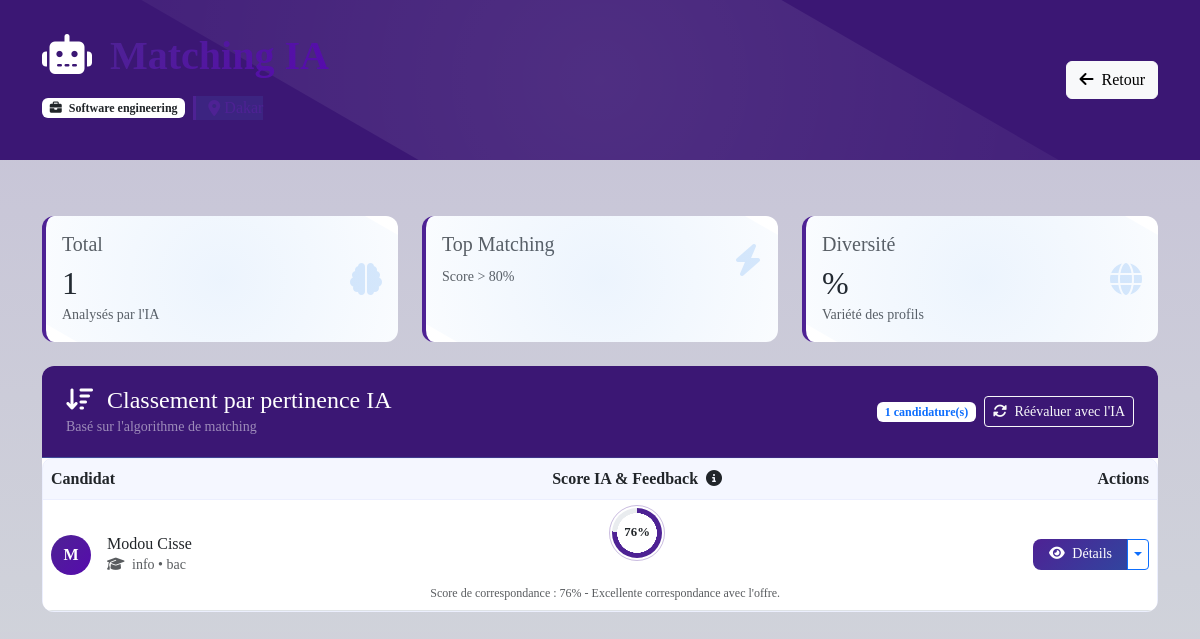
The page /offre/21/candidatures/ (signed in) on the database its author committed.
### stages/models.py (models this page shows, shortened)
class OffreDeStage(models.Model):
    TYPE_STAGE_CHOICES = [
        ('obligatoire', 'Stage obligatoire'),
        ('facultatif', 'Stage facultatif'),
        ('alternance', 'Contrat d\'alternance'),
    ]
    titre = models.CharField(max_length=100)
    description = models.TextField()
    domaine = models.CharField(max_length=100)
    competences_requises = models.TextField(blank=True)
    entreprise = models.ForeignKey(Entreprise, on_delete=models.CASCADE)
    date_publication = models.DateTimeField(auto_now_add=True)
    duree = models.PositiveIntegerField(help_text="Durée en mois", null=True, blank=True)
    date_debut = models.DateField(help_text="Date prévue de début", null=True, blank=True)
    type_stage = models.CharField(max_length=20, choices=TYPE_STAGE_CHOICES, default='obligatoire')
    gratification = models.DecimalField(max_digits=10, decimal_places=2, null=True, blank=True)
    nombre_places = models.PositiveIntegerField(default=1)
    est_valide = models.BooleanField(default=False)

class Candidature(models.Model):
    etudiant = models.ForeignKey('Etudiant', on_delete=models.CASCADE)
    offre = models.ForeignKey('OffreDeStage', on_delete=models.CASCADE)
    date_postulation = models.DateTimeField(auto_now_add=True)
    statut = models.CharField(
        max_length=20,
        choices=(
            ('en_attente', 'En attente'),
            ('acceptee', 'Acceptée'),
            ('refusee', 'Refusée'),
            ('en_entretien', 'En entretien')
        ),
        default='en_attente'
    )
    message = models.TextField(blank=True, null=True)
    cv = models.FileField(upload_to='candidatures_cvs/', blank=True, null=True)
    score_ia = models.FloatField(null=True, blank=True, help_text="Score de correspondance calculé par l'IA")
    feedback_ia = models.TextField(blank=True, null=True, help_text="Feedback généré par l'IA")
    class Meta:
        unique_together = ('etudiant', 'offre')
        ordering = ['-score_ia', '-date_postulation']

class Etudiant(models.Model):
    NIVEAU_ETUDE_CHOICES = [
        ('bac', 'Baccalauréat'),
        ('bac+2', 'Bac+2 (BTS, DUT)'),
        ('bac+3', 'Licence'),
        ('bac+5', 'Master'),
        ('bac+8', 'Doctorat'),
    ]
    DOMAINE_ETUDE_CHOICES = [
        ('info', 'Informatique'),
        ('gestion', 'Gestion'),
        ('droit', 'Droit'),
        ('sante', 'Santé'),
        ('ingenieur', 'Ingénierie'),
        ('autre', 'Autre'),
    ]
    user = models.OneToOneField(User, on_delete=models.CASCADE)
    nom_complet = models.CharField(max_length=100)
    email = models.EmailField(unique=True, default='temp@example.com')
    telephone = models.CharField(max_length=20, blank=True, null=True)
    universite = models.CharField(max_length=100)
    niveau_etude = models.CharField(max_length=20, choices=NIVEAU_ETUDE_CHOICES)
    domaine_etude = models.CharField(max_length=20, choices=DOMAINE_ETUDE_CHOICES)
    competences = models.TextField(blank=True, null=True)
    adresse = models.TextField(blank=True, null=True)
    realisations = models.TextField(blank=True, null=True)
    cv = models.FileField(upload_to='cvs/', blank=True, null=True)
    est_valide = models.BooleanField(default=False)
    enseignant_referent = models.ForeignKey(Enseignant, on_delete=models.SET_NULL, null=True, blank=True)

### stages/views.py (the view)
# urls.py: path('offre/<int:offre_id>/candidatures/', views.candidatures_offre, name='candidature_offre'),
@login_required
def candidatures_offre(request, offre_id):
    if not hasattr(request.user, 'entreprise'):
        raise PermissionDenied
    offre = get_object_or_404(OffreDeStage, id=offre_id, entreprise=request.user.entreprise)
    candidatures = Candidature.objects.filter(offre=offre).order_by('-score_ia')
    return render(request, 'entreprise/candidatures_offre.html', {  # Chemin corrigé
        'offre': offre,
        'candidatures': candidatures
    })

### stages/templates/entreprise/candidatures_offre.html (shortened to what this page needs)
<!DOCTYPE html>
<html lang="fr">
<head>
    <link href="https://cdn.jsdelivr.net/npm/bootstrap@5.3.0/dist/css/bootstrap.min.css" rel="stylesheet">
    <link rel="stylesheet" href="https://cdnjs.cloudflare.com/ajax/libs/font-awesome/6.4.0/css/all.min.css">
</head>
<body>
    <div class="header">
        <div class="container position-relative">
            <div class="d-flex justify-content-between align-items-center">
                <div>
                    <h1 class="mb-3">
                        <i class="fas fa-robot me-2"></i>
                        <span class="text-gradient">Matching IA</span>
                    </h1>
                    <div class="d-flex align-items-center flex-wrap">
                        <span class="badge bg-white text-dark me-2 mb-2">
                            <i class="fas fa-briefcase me-1"></i>
                            {{ offre.titre }}
                        </span>
                        <span class="ai-badge me-2 mb-2">
                            <i class="fas fa-map-marker-alt me-1"></i>
                        </span>
                    </div>
                </div>
                <div>
                    <a href="{% url 'liste_offres' %}" class="btn btn-light">
                        <i class="fas fa-arrow-left me-1"></i> Retour
                    </a>
                </div>
            </div>
        </div>
    </div>
    <div class="container py-4">
        <div class="row g-4 mb-4">
            <div class="col-md-4">
                <div class="card stat-card h-100">
                    <div class="card-body">
                        <div class="d-flex justify-content-between align-items-center">
                            <div>
                                <h5 class="card-title text-muted">Total</h5>
                                <h2 class="mb-0">{{ candidatures|length }}</h2>
                                <small class="text-muted">Analysés par l'IA</small>
                            </div>
                            <i class="fas fa-brain fa-2x" style="color: rgba(72, 149, 239, 0.2);"></i>
                        </div>
                    </div>
                </div>
            </div>
            <div class="col-md-4">
                <div class="card stat-card h-100">
                    <div class="card-body">
                        <div class="d-flex justify-content-between align-items-center">
                            <div>
                                <h5 class="card-title text-muted">Top Matching</h5>
                                <small class="text-muted">Score > 80%</small>
                            </div>
                            <i class="fas fa-bolt fa-2x" style="color: rgba(72, 149, 239, 0.2);"></i>
                        </div>
                    </div>
                </div>
            </div>
            <div class="col-md-4">
                <div class="card stat-card h-100">
                    <div class="card-body">
                        <div class="d-flex justify-content-between align-items-center">
                            <div>
                                <h5 class="card-title text-muted">Diversité</h5>
                                <h2 class="mb-0">{{ diversity_score }}%</h2>
                                <small class="text-muted">Variété des profils</small>
                            </div>
                            <i class="fas fa-globe fa-2x" style="color: rgba(72, 149, 239, 0.2);"></i>
                        </div>
                    </div>
                </div>
            </div>
        </div>
        <div class="card mb-4 position-relative">
    <div class="card-header d-flex justify-content-between align-items-center">
        <div>
            <h4 class="mb-0">
                <i class="fas fa-sort-amount-down me-2"></i>
                Classement par pertinence IA
            </h4>
            <small class="text-white-50">Basé sur l'algorithme de matching</small>
        </div>
        <div class="d-flex align-items-center gap-2">
            <span class="badge bg-white text-primary">
                {{ candidatures|length }} candidature(s)
            </span>
            <form method="post" action="{% url 'reevaluer_candidatures' offre.id %}">
                <button type="submit" class="btn btn-sm btn-outline-light">
                    <i class="fas fa-sync-alt me-1"></i> Réévaluer avec l'IA
                </button>
            </form>
        </div>
    </div>
    <div class="card-body p-0">
        {% if candidatures %}
            <div class="table-responsive">
                <table class="table table-hover align-middle mb-0">
                    <thead>
                        <tr>
                            <th style="width: 25%">Candidat</th>
                            <th style="width: 30%" class="text-center">
                                Score IA & Feedback
                                <i class="fas fa-info-circle ms-1"
                                   data-bs-toggle="tooltip"
                                   title="Score de matching algorithmique et feedback généré par l'IA"></i>
                            </th>
                            <th style="width: 20%" class="text-end">Actions</th>
                        </tr>
                    </thead>
                    <tbody>
                        {% for candidature in candidatures %}
                        <tr>
                            <td>
                                <div class="d-flex align-items-center">
                                    <div class="ai-avatar me-3">
                                        {{ candidature.etudiant.nom_complet|first|upper }}
                                    </div>
                                    <div class="flex-grow-1">
                                        <h6 class="mb-0">{{ candidature.etudiant.nom_complet }}</h6>
                                        <small class="text-muted d-block">
                                            <i class="fas fa-graduation-cap me-1"></i>
                                            {{ candidature.etudiant.domaine_etude }} • {{ candidature.etudiant.niveau_etude }}
                                        </small>
                                    </div>
                                </div>
                            </td>
                            <td class="text-center">
                                {% if candidature.score_ia %}
                                    <div class="progress-circle" style="--score: {{ candidature.score_ia }}">
                                        <span>{{ candidature.score_ia|floatformat:0 }}%</span>
                                    </div>
                                    {% if candidature.feedback_ia %}
                                    <small class="d-block mt-2 text-muted text-start px-2" style="font-size: 0.75rem; white-space: pre-line;">
                                        {{ candidature.feedback_ia }}
                                    </small>
                                    {% endif %}
                                {% else %}
                                    <span class="badge bg-secondary rounded-pill">
                                        <i class="fas fa-spinner fa-spin me-1"></i> Analyse
                                    </span>
                                {% endif %}
                            </td>
                            <td class="text-end">
                                <div class="btn-group">
                                    <a href="{% url 'detail_candidature' candidature.id %}"
                                       class="btn btn-sm btn-ai px-3">
                                        <i class="fas fa-eye me-1"></i> Détails
                                    </a>
                                    <button class="btn btn-sm btn-outline-primary dropdown-toggle dropdown-toggle-split"
                                            data-bs-toggle="dropdown"></button>
                                </div>
                            </td>
                        </tr>
                        {% endfor %}
                    </tbody>
                </table>
            </div>
        {% endif %}
    </div>
</div>
</body>
</html>

### stages/templates/entreprise/candidatures_offre.html (style rules this page uses)
:root { --primary-color: #31459f; --secondary-color: #361582; --accent-color: #4cc9f0; --light-bg: #f8f9fa; --dark-bg: #212529; --ai-blue: #4e2294; --ai-purple: #560bad; }
body { background-color: #020512; font-family: 'Times New Roman', Tahoma, Geneva, Verdana, sans-serif; background-image: linear-gradient(to bottom, rgba(231, 225, 249, 0.856), rgba(231, 233, 240, 0.9)), url(""); }
.header { background: rgb(59, 23, 116); color: white; padding: 2rem 0; margin-bottom: 2rem; position: relative; overflow: hidden; }
.header::before { content: ""; position: absolute; top: -50%; left: -50%; width: 200%; height: 200%; background: radial-gradient(circle, rgba(255,255,255,0.1) 0%, transparent 70%); transform: rotate(30deg); }
.ai-badge { background: rgba(72, 149, 239, 0.1); color: var(--ai-blue); border-left: 3px solid var(--ai-blue); padding-left: 0.75rem; display: inline-flex; align-items: center; }
.card { border-radius: 12px; border: none; transition: all 0.3s ease; overflow: hidden; position: relative; }
.card-header { background: rgb(59, 23, 116); color: white; padding: 1.2rem 1.5rem; border-bottom: none; position: relative; }
.card-header::after { content: ""; position: absolute; bottom: 0; left: 0; width: 100%; height: 1px; background: linear-gradient(90deg, var(--accent-color), transparent); opacity: 0.3; }
.stat-card { border-left: 4px solid var(--ai-blue); position: relative; overflow: hidden; }
.stat-card::before { content: ""; position: absolute; top: -50%; left: -50%; width: 200%; height: 200%; background: radial-gradient(circle, rgba(72, 149, 239, 0.1) 0%, transparent 70%); transform: rotate(30deg); }
.table-responsive { border-radius: 10px; overflow: hidden; border: 1px solid rgba(67, 97, 238, 0.1); }
.table th { background-color: rgba(67, 97, 238, 0.05); font-weight: 600; color: var(--dark-bg); border-bottom: 1px solid rgba(67, 97, 238, 0.1); }
.progress-circle { width: 50px; height: 50px; border-radius: 50%; background: radial-gradient(closest-side, white 79%, transparent 80% 100%), conic-gradient(var(--ai-blue) calc(var(--score)*1%), #e9ecef 0); display: inline-flex; align-items: center; justify-content: center; font-size: 0.8rem; font-weight: bold; position: relative; }
.progress-circle::after { content: ""; position: absolute; top: -3px; left: -3px; right: -3px; bottom: -3px; border-radius: 50%; border: 1px solid var(--ai-blue); opacity: 0.3; }
.ai-avatar { width: 40px; height: 40px; border-radius: 50%; background: linear-gradient(135deg, var(--ai-blue), var(--ai-purple)); display: flex; align-items: center; justify-content: center; color: white; font-weight: bold; }
.text-gradient { background: linear-gradient(135deg, var(--ai-blue), var(--ai-purple)); -webkit-background-clip: text; background-clip: text; color: transparent; font-weight: 600; }
.btn-ai { background: linear-gradient(135deg, var(--ai-blue), var(--primary-color)); color: white; border: none; border-radius: 8px; font-weight: 500; transition: all 0.3s ease; }

### rows shown on the page
OffreDeStage: titre "Software engineering"
Candidature: etudiant.nom_complet|first "M", etudiant.nom_complet "Modou Cisse", etudiant.domaine_etude "info", etudiant.niveau_etude "bac", score_ia "76", feedback_ia "Score de correspondance : 76% - Excellente correspondance avec l'offre."

### other values the page prints
{{ candidatures|length }} "1"
